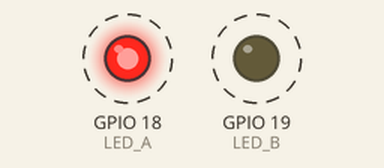
This sketch was run on a simulated ESP32. Parts: output pins drawn as LEDs (lit = HIGH). Dashed ring = blinking. What the sketch prints to the serial monitor is not drawn.

Above: at 0.2 s.
Timing chart, 0 to 3.0 s (numbered marks = the images above):
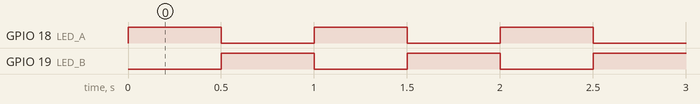

The sketch:

cpp.ino
```cpp
#include <Arduino.h>

const int LED_A = 18;
const int LED_B = 19;
const unsigned long STEP_MS = 500;

void setup() {
  Serial.begin(115200);
  pinMode(LED_A, OUTPUT);
  pinMode(LED_B, OUTPUT);
  digitalWrite(LED_A, LOW);
  digitalWrite(LED_B, LOW);
}

void loop() {
  digitalWrite(LED_B, LOW);   // Spegne prima di accendere l'altro LED.
  digitalWrite(LED_A, HIGH);
  Serial.println("A");
  delay(STEP_MS);
  digitalWrite(LED_A, LOW);
  digitalWrite(LED_B, HIGH);
  Serial.println("B");
  delay(STEP_MS);
}
```

Measured:
- by itself, GPIO 18 (LED_A), GPIO 19 (LED_B): alternates HIGH for 0.50 s and LOW for 0.50 s
